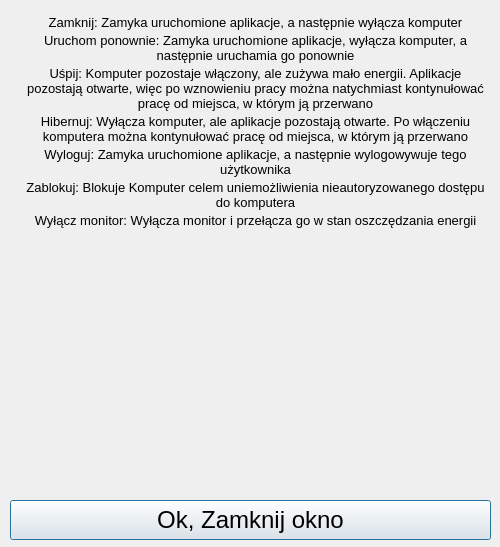
<?xml version="1.0" encoding="UTF-8"?>
<ui version="4.0">
 <class>InfoSwitch</class>
 <widget class="QDialog" name="InfoSwitch">
  <property name="geometry">
   <rect>
    <x>0</x>
    <y>0</y>
    <width>500</width>
    <height>547</height>
   </rect>
  </property>
  <property name="windowTitle">
   <string>Opis funkcji</string>
  </property>
  <property name="windowIcon">
   <iconset resource="../../resources.qrc">
    <normaloff>:/icons/Resources/Icons/question.png</normaloff>:/icons/Resources/Icons/question.png</iconset>
  </property>
  <widget class="QWidget" name="formLayoutWidget">
   <property name="geometry">
    <rect>
     <x>10</x>
     <y>10</y>
     <width>481</width>
     <height>481</height>
    </rect>
   </property>
   <layout class="QFormLayout" name="formLayout">
    <property name="horizontalSpacing">
     <number>3</number>
    </property>
    <property name="verticalSpacing">
     <number>3</number>
    </property>
    <property name="leftMargin">
     <number>5</number>
    </property>
    <property name="topMargin">
     <number>5</number>
    </property>
    <property name="rightMargin">
     <number>5</number>
    </property>
    <item row="0" column="0">
     <widget class="QLabel" name="label">
      <property name="text">
       <string/>
      </property>
      <property name="pixmap">
       <pixmap resource="../../resources.qrc">:/icons/Resources/Icons/shutdown.png</pixmap>
      </property>
      <property name="alignment">
       <set>Qt::AlignCenter</set>
      </property>
     </widget>
    </item>
    <item row="0" column="1">
     <widget class="QLabel" name="label_2">
      <property name="font">
       <font>
        <pointsize>10</pointsize>
       </font>
      </property>
      <property name="text">
       <string>Zamknij: Zamyka uruchomione aplikacje, a następnie wyłącza komputer</string>
      </property>
      <property name="alignment">
       <set>Qt::AlignCenter</set>
      </property>
      <property name="wordWrap">
       <bool>true</bool>
      </property>
     </widget>
    </item>
    <item row="1" column="0">
     <widget class="QLabel" name="label_3">
      <property name="text">
       <string/>
      </property>
      <property name="pixmap">
       <pixmap resource="../../resources.qrc">:/icons/Resources/Icons/reboot.png</pixmap>
      </property>
      <property name="alignment">
       <set>Qt::AlignCenter</set>
      </property>
     </widget>
    </item>
    <item row="1" column="1">
     <widget class="QLabel" name="label_4">
      <property name="font">
       <font>
        <pointsize>10</pointsize>
       </font>
      </property>
      <property name="text">
       <string>Uruchom ponownie: Zamyka uruchomione aplikacje, wyłącza komputer, a następnie uruchamia go ponownie</string>
      </property>
      <property name="alignment">
       <set>Qt::AlignCenter</set>
      </property>
      <property name="wordWrap">
       <bool>true</bool>
      </property>
     </widget>
    </item>
    <item row="2" column="0">
     <widget class="QLabel" name="label_5">
      <property name="text">
       <string/>
      </property>
      <property name="pixmap">
       <pixmap resource="../../resources.qrc">:/icons/Resources/Icons/hibernate.png</pixmap>
      </property>
      <property name="alignment">
       <set>Qt::AlignCenter</set>
      </property>
     </widget>
    </item>
    <item row="2" column="1">
     <widget class="QLabel" name="label_9">
      <property name="font">
       <font>
        <pointsize>10</pointsize>
       </font>
      </property>
      <property name="text">
       <string>Uśpij: Komputer pozostaje włączony, ale zużywa mało energii. Aplikacje pozostają otwarte, więc po wznowieniu pracy można natychmiast kontynułować pracę od miejsca, w którym ją przerwano</string>
      </property>
      <property name="alignment">
       <set>Qt::AlignCenter</set>
      </property>
      <property name="wordWrap">
       <bool>true</bool>
      </property>
     </widget>
    </item>
    <item row="3" column="0">
     <widget class="QLabel" name="label_6">
      <property name="text">
       <string/>
      </property>
      <property name="pixmap">
       <pixmap resource="../../resources.qrc">:/icons/Resources/Icons/hibernate.png</pixmap>
      </property>
      <property name="alignment">
       <set>Qt::AlignCenter</set>
      </property>
     </widget>
    </item>
    <item row="3" column="1">
     <widget class="QLabel" name="label_10">
      <property name="font">
       <font>
        <pointsize>10</pointsize>
       </font>
      </property>
      <property name="text">
       <string>Hibernuj: Wyłącza komputer, ale aplikacje pozostają otwarte. Po włączeniu komputera można kontynułować pracę od miejsca, w którym ją przerwano</string>
      </property>
      <property name="alignment">
       <set>Qt::AlignCenter</set>
      </property>
      <property name="wordWrap">
       <bool>true</bool>
      </property>
     </widget>
    </item>
    <item row="4" column="0">
     <widget class="QLabel" name="label_7">
      <property name="text">
       <string/>
      </property>
      <property name="pixmap">
       <pixmap resource="../../resources.qrc">:/icons/Resources/Icons/logout.png</pixmap>
      </property>
      <property name="alignment">
       <set>Qt::AlignCenter</set>
      </property>
     </widget>
    </item>
    <item row="4" column="1">
     <widget class="QLabel" name="label_11">
      <property name="font">
       <font>
        <pointsize>10</pointsize>
       </font>
      </property>
      <property name="text">
       <string>Wyloguj: Zamyka uruchomione aplikacje, a następnie wylogowywuje tego użytkownika</string>
      </property>
      <property name="alignment">
       <set>Qt::AlignCenter</set>
      </property>
      <property name="wordWrap">
       <bool>true</bool>
      </property>
     </widget>
    </item>
    <item row="5" column="0">
     <widget class="QLabel" name="label_13">
      <property name="text">
       <string/>
      </property>
      <property name="pixmap">
       <pixmap resource="../../resources.qrc">:/icons/Resources/Icons/lock.png</pixmap>
      </property>
      <property name="alignment">
       <set>Qt::AlignCenter</set>
      </property>
     </widget>
    </item>
    <item row="5" column="1">
     <widget class="QLabel" name="label_14">
      <property name="font">
       <font>
        <pointsize>10</pointsize>
       </font>
      </property>
      <property name="text">
       <string>Zablokuj: Blokuje Komputer celem uniemożliwienia nieautoryzowanego dostępu do komputera</string>
      </property>
      <property name="alignment">
       <set>Qt::AlignCenter</set>
      </property>
      <property name="wordWrap">
       <bool>true</bool>
      </property>
     </widget>
    </item>
    <item row="6" column="0">
     <widget class="QLabel" name="label_8">
      <property name="text">
       <string/>
      </property>
      <property name="pixmap">
       <pixmap resource="../../resources.qrc">:/icons/Resources/Icons/monitor_off.png</pixmap>
      </property>
      <property name="alignment">
       <set>Qt::AlignCenter</set>
      </property>
     </widget>
    </item>
    <item row="6" column="1">
     <widget class="QLabel" name="label_12">
      <property name="font">
       <font>
        <pointsize>10</pointsize>
       </font>
      </property>
      <property name="text">
       <string>Wyłącz monitor: Wyłącza monitor i przełącza go w stan oszczędzania energii</string>
      </property>
      <property name="alignment">
       <set>Qt::AlignCenter</set>
      </property>
      <property name="wordWrap">
       <bool>true</bool>
      </property>
     </widget>
    </item>
   </layout>
  </widget>
  <widget class="QPushButton" name="Changelog_close">
   <property name="geometry">
    <rect>
     <x>10</x>
     <y>500</y>
     <width>481</width>
     <height>40</height>
    </rect>
   </property>
   <property name="font">
    <font>
     <pointsize>18</pointsize>
    </font>
   </property>
   <property name="text">
    <string>Ok, Zamknij okno</string>
   </property>
   <property name="icon">
    <iconset resource="../../resources.qrc">
     <normaloff>:/icons/Resources/Icons/accept.png</normaloff>:/icons/Resources/Icons/accept.png</iconset>
   </property>
   <property name="iconSize">
    <size>
     <width>32</width>
     <height>32</height>
    </size>
   </property>
  </widget>
 </widget>
 <resources>
  <include location="../../resources.qrc"/>
 </resources>
 <connections/>
</ui>
